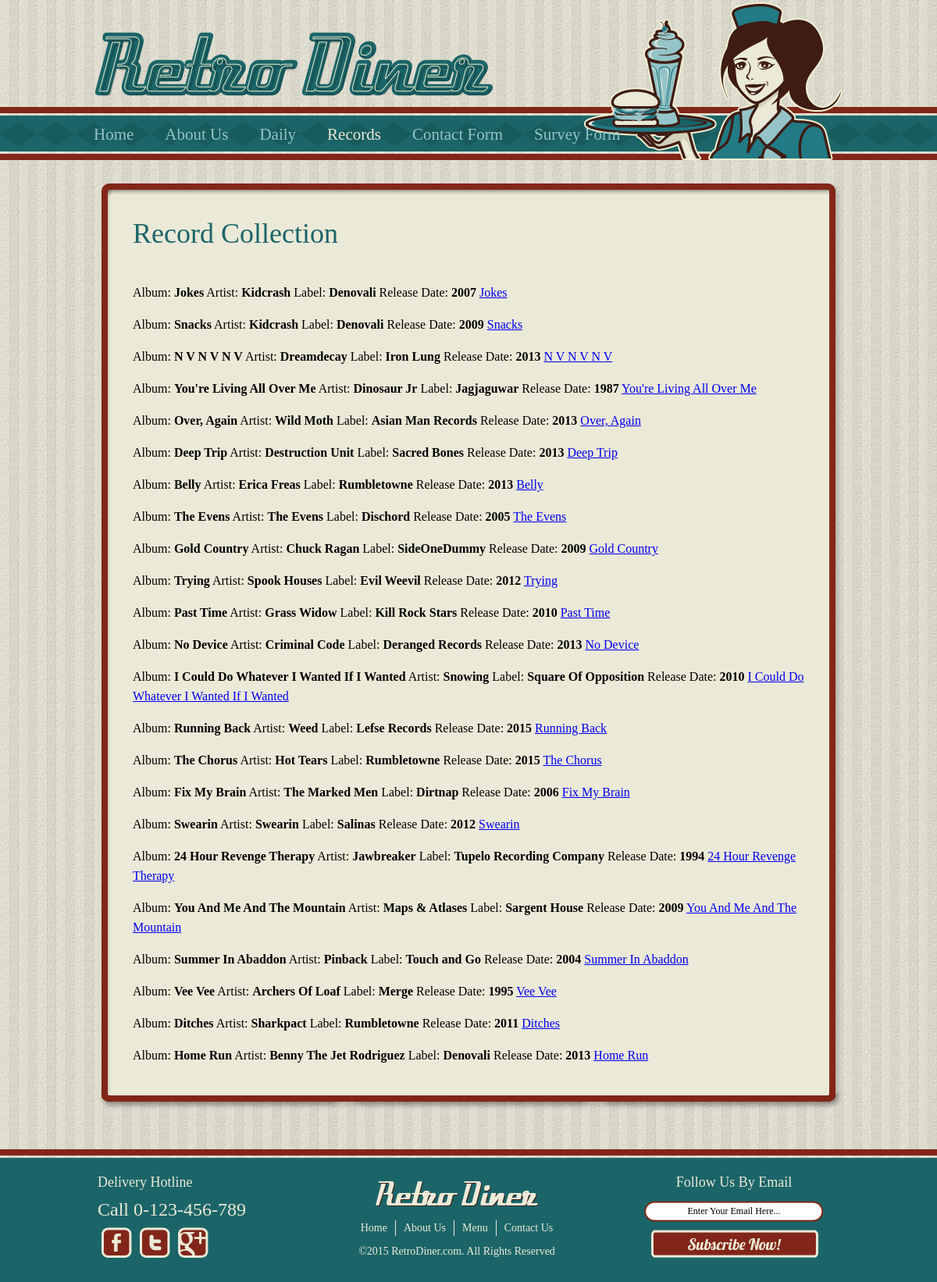
The app's page /record_list.php with its own data.
### tables this page shows
CREATE TABLE `record_Collection` (
  `RecordID` int(10) unsigned NOT NULL AUTO_INCREMENT,
  `Album` varchar(50) DEFAULT NULL,
  `Artist` varchar(50) DEFAULT NULL,
  `Label` varchar(50) DEFAULT NULL,
  `ReleaseDate` int(7) DEFAULT NULL,
  PRIMARY KEY (`RecordID`)
);

### record_list.php (the view, shortened to what this page needs)
<?php include 'includes/config.php';?>
<?php include 'includes/header.php';?>
<?php
$sql = "select * from record_Collection";
$iConn = mysqli_connect(DB_HOST,DB_USER,DB_PASSWORD,DB_NAME);
$result = mysqli_query($iConn,$sql);
if(mysqli_num_rows($result) > 0)
{
    while($row = mysqli_fetch_assoc($result))
    {
        echo '<p>';
        echo 'Album: <b>' . $row['Album'] . '</b> ';
        echo 'Artist: <b>' . $row['Artist'] . '</b> ';
        echo 'Label: <b>' . $row['Label'] . '</b> ';
        echo 'Release Date: <b>' . $row['ReleaseDate'] . '</b> ';
        echo '<a href="record_view.php?id=' . $row['RecordID'] . '">' . $row['Album'] . '</a>';
        echo '</p>';
    }
}else{
    echo '<p>There are currently no records!</p>';
}
?>
<?php include 'includes/footer.php';?>

### includes/header.php (shortened to what this page needs)
<!DOCTYPE html>
<head>
	<link href="css/style.css" rel="stylesheet" type="text/css">
</head>
<body>
	<div id="header">
		<div>
			<a href="index.html"><img class="logo" src="images/logo.png" width="513" height="84" alt="" title=""></a>
			<a href="index.html"><img  src="images/<?=$headerPic?>" width="332" height="205" alt="" title=""></a>
			<ul class="navigation">
            	<?=makeLinks($nav1, '<li>','</li>','<li class="active">')?>
			</ul>
		</div>
	</div>
	<div id="body">
		<div id="content">
			<div>
				<div>
                <h1><?=$pageID?></h1>

### includes/config.php (shortened to what this page needs)
<?php
switch(THIS_PAGE)
{
    case "record_list.php":
        $pageID = "Record Collection";
		$headerPic = "waitress.png";
        break;
}
$nav1['index.php'] = 'Home';
$nav1['about.php'] = 'About Us';
$nav1['daily.php'] = 'Daily';
$nav1['record_list.php'] = 'Records';
$nav1['contact.php'] = 'Contact Form';
$nav1['survey.php'] = 'Survey Form';
function makeLinks($arr,$prefix='',$suffix='',$exception='')
{
        $myReturn = '';
        foreach($arr as $link => $label)
        {
			if(THIS_PAGE == $link)
			{
				$myReturn .= $exception . '<a href="' . $link . '">' . $label . '</a>' . $suffix;
			}
			else{
				$myReturn .= $prefix . '<a href="' . $link . '">' . $label . '</a>' . $suffix;
				}
        }
    return $myReturn;
}

### includes/footer.php
				</div>
			</div>
		</div>
	</div>
	<div id="footer">
		<div>
			<ul>
				<li class="first">
					<h2>Delivery Hotline</h2>
					<h3>Call 0-123-456-789</h3>
					<ul>
						<li>
							<a href="http://www.freewebsitetemplates.com/go/facebook" class="facebook"></a>
						</li>
						<li>
							<a href="http://www.freewebsitetemplates.com/go/twitter" class="twitter"></a>
						</li>
						<li>
							<a href="http://www.freewebsitetemplates.com/go/googleplus" class="googleplus"></a>
						</li>
					</ul>
				</li>
				<li>
					<a href="index.html"><img class="logo" src="images/logo-footer.png" alt=""></a>
					<ul class="navigation">
						<li>
							<a href="index.html">Home</a>
						</li>
						<li>
							<a href="about.html">About Us</a>
						</li>
						<li>
							<a href="menu.html">Menu</a>
						</li>
						<li>
							<a href="contact.html">Contact Us</a>
						</li>
					</ul>
					<span>&copy;<?php echo date("Y"); ?> RetroDiner.com. All Rights Reserved</span>
				</li>
				<li class="last">
					<h2>Follow Us By Email</h2>
					<form action="index.html">
						<input type="text" name="subscribe" value="Enter Your Email Here...">
						<input type="submit" value="">
					</form>
				</li>
			</ul>
		</div>
	</div>
</body>
</html>

### css/style.css (style rules this page uses)
body { margin :0; padding :0; background :url("../images/bg-body.jpg"); line-height :25px; }
a { outline :0; }
img { border :0; }
#header { height :205px; width :100%; background :transparent url("../images/bg-navigation.png"); background-repeat :repeat-x; background-position :bottom; }
#header div { width :960px; margin :0 auto; height :203px; position :relative; }
#header div a img { border :0; float :right; overflow :hidden; }
#header div img.logo { border :0; float :left; overflow :hidden; margin-top :40px; }
#header div ul.navigation { margin :0; padding :0; list-style-type :none; position :absolute; left :0px; top :160px; overflow :hidden; width :950px; }
#header div ul.navigation li { float :left; }
#header div ul.navigation li:first-child a { padding-left :0; }
#header div ul.navigation li a { text-decoration :none; padding :0 20px; color :#ebe9d7; font-family :'Lobster1.4Regular'; font-size :16px; color :#94c4c7; font-size :21px; }
#header div ul.navigation li.active a { color :#ebe9d7; }
#body { width :960px; margin :0 auto; overflow :hidden; }
#body #content { width :960px; margin :30px 0; height :auto; padding-top :18px; background :transparent url("../images/bg-content-top.png"); background-position :center top; background-repeat :no-repeat; }
#body #content div { width :960px; background :transparent url("../images/bg-content-bottom.png"); background-position :center bottom; background-repeat :no-repeat; padding-bottom :22px; }
#body #content div div { width :860px; padding :10px 50px 20px 50px; background :transparent url("../images/bg-content.png"); background-position :center center; background-repeat :repeat-y; }
#body #content div div h1 { font-family :'Lobster1.4Regular'; font-size :36px; color :#1b6568; font-weight :normal; margin-bottom :50px; }
#footer { height :130px; width :100%; padding :20px 0; margin-top :20px; background :transparent url("../images/bg-footer.jpg"); background-repeat :repeat-x; background-position :top; background-color :#1b6568; }
#footer div { width :960px; margin :0 auto; }
#footer div ul { list-style-type :none; margin :0; padding :0; }
#footer div ul li.first { text-align :left; }
#footer div ul li img { border :0; }
#footer div ul li { float :left; width :300px; padding :0 5px; text-align :center; }
#footer div ul li.last { padding-left :75px; width :250px; }
#footer div ul li h2 { color :#ebe9d7; font-family :'Lobster1.4Regular'; font-weight :normal; font-size :18px; margin :10px 0; padding :0; }
#footer div ul li h3 { color :#ebe9d7; font-family :'Lobster1.4Regular'; font-size :24px; font-weight :normal; margin :10px 0; padding :0; }
#footer div ul li ul { list-style-type :none; margin :0; padding :0; }
#footer div ul li img.logo { margin-top :20px; }
#footer div ul li ul li { float :left; width :auto; margin :0 5px; padding :0; }
#footer div ul li ul li a.facebook { background :transparent url("../images/icon.png") no-repeat 0 -228px; float :left; height :39px; width :39px; }
#footer div ul li ul li a.twitter { background :transparent url("../images/icon.png") no-repeat 0 -584px; float :left; height :39px; width :39px; }
#footer div ul li ul li a.googleplus { background :transparent url("../images/icon.png") no-repeat 0 -406px; float :left; height :39px; width :92px; }
#footer div ul li input[type="submit"] { background :transparent url("../images/button.png") no-repeat 0 -278px; width :215px; height :36px; border :0; cursor :pointer; }
#footer div ul li input { background :transparent url("../images/interface.png") no-repeat 0 0; border :0; width :220px; height :17px; padding :5px 5px; text-align :center; font-family :'NunitoRegular'; font-size :12px; margin-bottom :10px; }
#footer div ul li span { display :block; color :#ebe9d7; font-family :'NunitoRegular'; font-size :14px; }
#footer div ul li ul.navigation { list-style-type :none; margin :0 auto; padding :10px 0 0 0; display :inline-block; overflow :hidden; height :20px; }
#footer div ul li ul.navigation li { margin :0; padding :0; }
#footer div ul li ul.navigation li a { color :#ebe9d7; font-family :'NunitoRegular'; font-weight :normal; font-size :14px; text-decoration :none; padding :0 10px; display :block; border-style :solid; border-right :none; border-top :none; border-bottom :none; border-color :#ebe9d7; border-width :1px; line-height :20px; }
#footer div ul li ul.navigation li:first-child a { border-left :none; }

### records on screen
record_collection: Album "Jokes", Artist "Kidcrash", Label "Denovali", ReleaseDate "2007"
record_collection: Album "Snacks", Artist "Kidcrash", Label "Denovali", ReleaseDate "2009"
record_collection: Album "N V N V N V", Artist "Dreamdecay", Label "Iron Lung", ReleaseDate "2013"
record_collection: Album "You're Living All Over Me", Artist "Dinosaur Jr", Label "Jagjaguwar", ReleaseDate "1987"
record_collection: Album "Over, Again", Artist "Wild Moth", Label "Asian Man Records", ReleaseDate "2013"
record_collection: Album "Deep Trip", Artist "Destruction Unit", Label "Sacred Bones", ReleaseDate "2013"
record_collection: Album "Belly", Artist "Erica Freas", Label "Rumbletowne", ReleaseDate "2013"
record_collection: Album "The Evens", Artist "The Evens", Label "Dischord", ReleaseDate "2005"
record_collection: Album "Gold Country", Artist "Chuck Ragan", Label "SideOneDummy", ReleaseDate "2009"
record_collection: Album "Trying", Artist "Spook Houses", Label "Evil Weevil", ReleaseDate "2012"
record_collection: Album "Past Time", Artist "Grass Widow", Label "Kill Rock Stars", ReleaseDate "2010"
record_collection: Album "No Device", Artist "Criminal Code", Label "Deranged Records", ReleaseDate "2013"
record_collection: Album "I Could Do Whatever I Wanted If I Wanted", Artist "Snowing", Label "Square Of Opposition", ReleaseDate "2010"
record_collection: Album "Running Back", Artist "Weed", Label "Lefse Records", ReleaseDate "2015"
record_collection: Album "The Chorus", Artist "Hot Tears", Label "Rumbletowne", ReleaseDate "2015"
record_collection: Album "Fix My Brain", Artist "The Marked Men", Label "Dirtnap", ReleaseDate "2006"
record_collection: Album "Swearin", Artist "Swearin", Label "Salinas", ReleaseDate "2012"
record_collection: Album "24 Hour Revenge Therapy", Artist "Jawbreaker", Label "Tupelo Recording Company", ReleaseDate "1994"
record_collection: Album "You And Me And The Mountain", Artist "Maps & Atlases", Label "Sargent House", ReleaseDate "2009"
record_collection: Album "Summer In Abaddon", Artist "Pinback", Label "Touch and Go", ReleaseDate "2004"
record_collection: Album "Vee Vee", Artist "Archers Of Loaf", Label "Merge", ReleaseDate "1995"
record_collection: Album "Ditches", Artist "Sharkpact", Label "Rumbletowne", ReleaseDate "2011"
record_collection: Album "Home Run", Artist "Benny The Jet Rodriguez", Label "Denovali", ReleaseDate "2013"

### other values on screen
$label "Home"
$label "About Us"
$label "Daily"
$label "Records"
$label "Contact Form"
$label "Survey Form"
$pageID "Record Collection"
